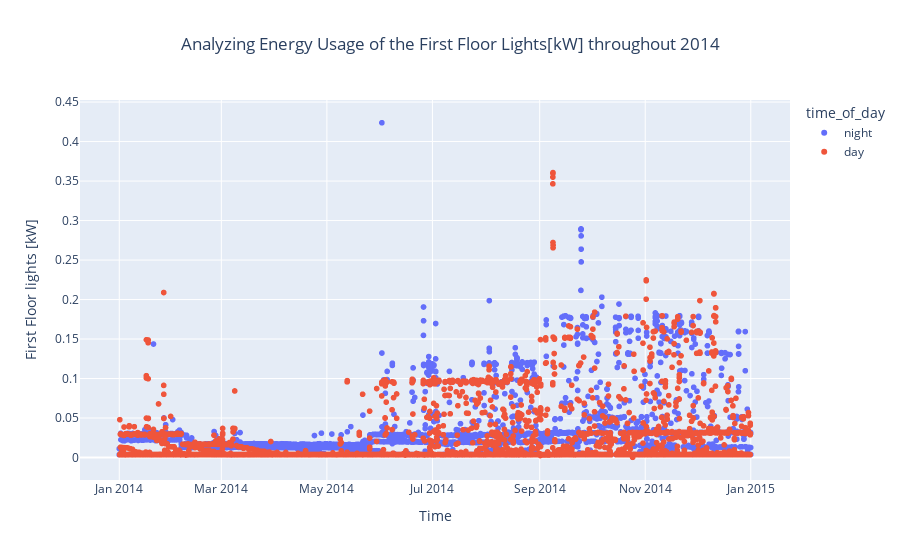

The notebook cell saved with this chart:
### Code cell
#select a device and then plot it
first_floor_plot = px.scatter(energy_data, x='Date & Time', y='First Floor lights [kW]', color = 'time_of_day', title="Analyzing Energy Usage of the First Floor Lights[kW] throughout 2014")
first_floor_plot.update_layout(xaxis_title='Time', title_x=0.5)
first_floor_plot.show()

### Figure 1 — Plotly figure (JSON) as saved in the notebook; plotly's stock layout.template omitted (floating-point values rounded to 4 significant figures; data arrays with more than 128 entries replaced by an {"elided": "..."} marker saying what was removed)
{"data": [{"hovertemplate": "time_of_day=night<br>Date & Time=%{x}<br>First Floor lights [kW]=%{y}<extra></extra>", "legendgroup": "night", "marker": {"color": "#636efa", "symbol": "circle"}, "mode": "markers", "name": "night", "showlegend": true, "type": "scattergl", "x": {"elided": "8030 str values"}, "xaxis": "x", "y": {"elided": "8030 float values"}, "yaxis": "y"}, {"hovertemplate": "time_of_day=day<br>Date & Time=%{x}<br>First Floor lights [kW]=%{y}<extra></extra>", "legendgroup": "day", "marker": {"color": "#EF553B", "symbol": "circle"}, "mode": "markers", "name": "day", "showlegend": true, "type": "scattergl", "x": {"elided": "9490 str values"}, "xaxis": "x", "y": {"elided": "9490 float values"}, "yaxis": "y"}], "layout": {"legend": {"title": {"text": "time_of_day"}, "tracegroupgap": 0}, "title": {"text": "Analyzing Energy Usage of the First Floor Lights[kW] throughout 2014", "x": 0.5}, "xaxis": {"anchor": "y", "domain": [0, 1], "title": {"text": "Time"}}, "yaxis": {"anchor": "x", "domain": [0, 1], "title": {"text": "First Floor lights [kW]"}}}}
